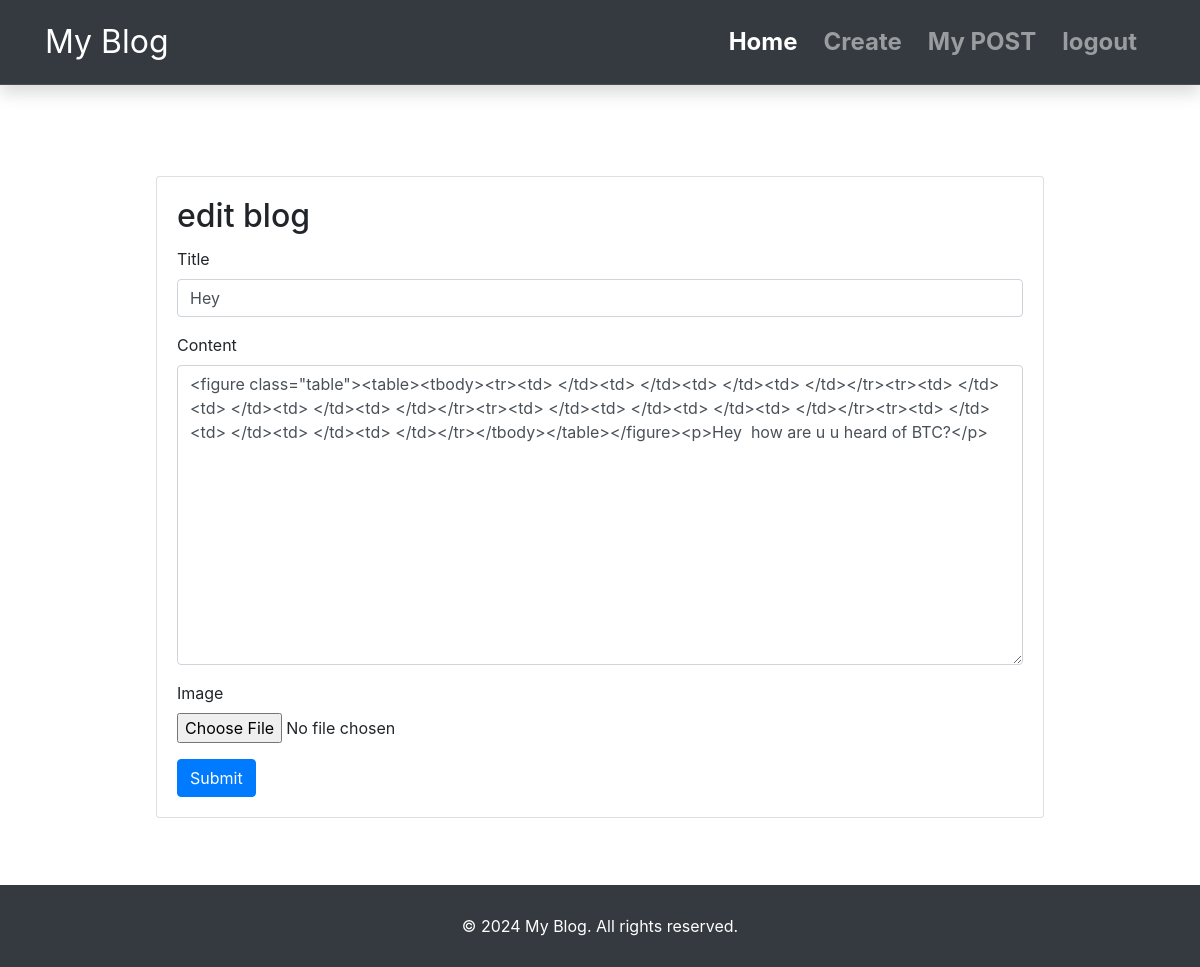
/Blog/edit.php?updateid=22, run on the app's committed database.
### tables this page shows
CREATE TABLE `blogs` (
  `id` int(11) NOT NULL,
  `user_id` int(11) NOT NULL,
  `title` varchar(255) NOT NULL,
  `content` text NOT NULL,
  `image` varchar(255) DEFAULT NULL,
  `created_at` timestamp NOT NULL DEFAULT current_timestamp(),
  `updated_at` timestamp NOT NULL DEFAULT current_timestamp(),
  `likes` int(11) NOT NULL,
  `views` int(11) NOT NULL
);

### Blog/edit.php (the view, shortened to what this page needs)
<!DOCTYPE html>
<html lang="en">
<head>
    <link rel="stylesheet" href="https://stackpath.bootstrapcdn.com/bootstrap/4.5.2/css/bootstrap.min.css">
    <link rel="stylesheet" href="css/styles.css">
</head>
<?php
$id = $_GET['updateid'];
?>
<body>
    <nav class="navbar navbar-expand-lg navbar-dark bg-dark sticky-top shadow">
        <div class="container">
            <a class="navbar-brand" href="#">My Blog</a>
            <div class="collapse navbar-collapse" id="navbarNav">
                <ul class="navbar-nav ml-auto">
                    <li class="nav-item active">
                        <a class="nav-link" href="index.php">Home <span class="sr-only">(current)</span></a>
                    </li>
                    <li class="nav-item">
                        <a class="nav-link" href="create.php">Create</a>
                    </li>
                    <li class="nav-item">
                        <a class="nav-link" href="mypost.php">My POST</a>
                    </li>
                    <li class="nav-item">
                        <a class="nav-link" href="logout.php">logout</a>
                    </li>
                </ul>
            </div>
        </div>
    </nav>
    <?php $_GET['updateid'] = $id;
    include "connect.php";
    $sql = "SELECT * FROM blogs WHERE id = $id";
    $result = $dbconnect -> query($sql);
    $row = $result -> fetch_assoc();
    $title = $row['title'];
    $content = $row['content'];
    ?>
    <div class="container">
        <div class="card mt-4">
            <div class="card-body">
                <h2 class="card-title">edit blog</h2>
                <form action="action.php" method="POST" enctype="multipart/form-data">
                    <div class="form-group">
                        <label for="title">Title</label>
                        <input type="text" class="form-control" id="title" name="title" value="<?php echo $title; ?>" >
                    </div>
                    <div class="form-group">
                        <label for="content">Content</label>
                        <textarea class="form-control" id="content" name="content"><?php echo $content; ?></textarea>
                    </div>
                    <div class="form-group">
                        <label for="image">Image</label>
                        <input type="file" class="form-control-file" id="image" name="image">
                    </div>
                    <button type="submit" class="btn btn-primary" name="action" value="edit" >Submit</button>
                </form>
            </div>
        </div>
    </div>
    <footer class="py-4 bg-dark text-white mt-auto">
        <div class="container text-center">
            <p>&copy; 2024 My Blog. All rights reserved.</p>
        </div>
    </footer>
</body>
</html>

### Blog/css/styles.css (style rules this page uses)
.navbar { background-color: #1a1b1a; border-bottom: 1px solid rgba(255, 255, 255, 0.1); }
.navbar-brand { font-size: 2rem; color: #a55c40; }
.navbar-nav .nav-item { margin-right: 10px; }
.navbar-nav .nav-link { color: #c47040; font-weight: bold; font-size: 1.5rem; }
.container { padding-top: 5px; padding-bottom: 5px; }
footer { background-color: #222; color: #ccc; padding: 20px 0; }
footer p { margin: 0; }

### Blog/edit.php (style rules this page uses)
body, html { height: 100%; }
.container { height: 100%; display: flex; align-items: center; justify-content: center; }
.card { width: 80%; }
#content { height: 300px; }

### data on the page
blogs: title "Hey", content "<figure class=\"table\"><table><tbody><tr><td> </td><td> </td><td> </td><td> </td></tr><tr><td> </td><td> </td><td> </td><td> </td></tr><tr><td> </td><td> </td><td> </td><td> </td></tr><tr><td> </td><td> </td><td> </td><td> </td></tr></tbody></table></figure><p>Hey how are u u heard of BTC?</p>"
